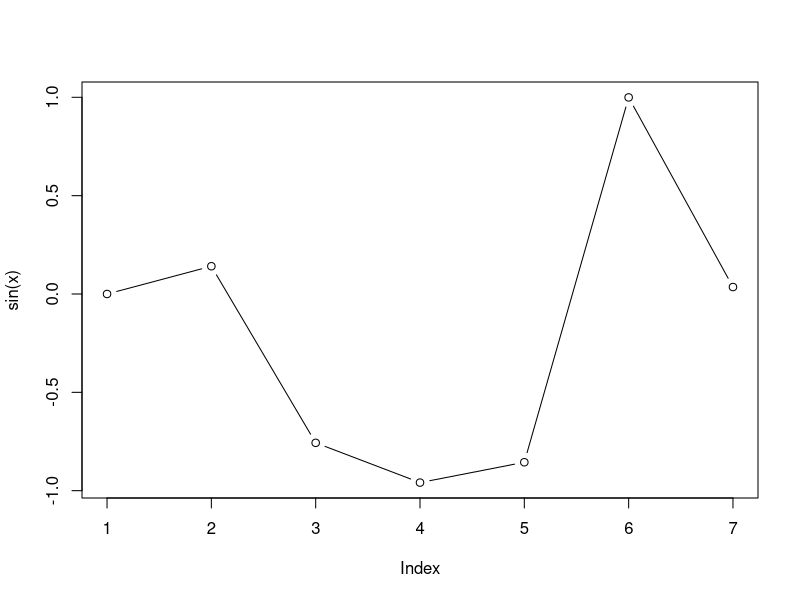

The R source for this figure:
print('bar bar')
# bar

x<- c(0, 3, 4, 5, 67, 77, 88)
# plot(sin(x))

plot(sin(x),type = "b")
# koko do you see this?

# I think we need to change b to c.
# b
#d
